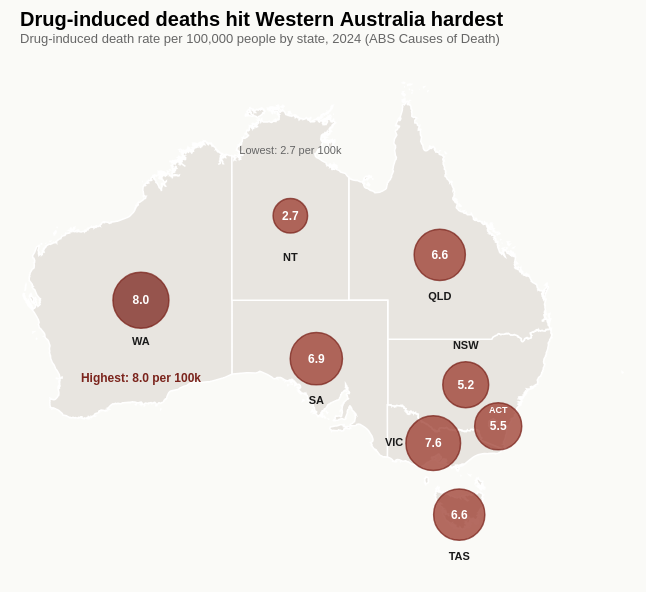

Vega-Lite specification stored for this chart:
### Vega-Lite specification from a JSON file in a GitHub repository (floating-point values rounded to 4 significant figures; data arrays with more than 128 entries replaced by an {"elided": "..."} marker saying what was removed)
{"$schema": "https://vega.github.io/schema/vega-lite/v5.json", "title": {"text": "Drug-induced deaths hit Western Australia hardest", "subtitle": "Drug-induced death rate per 100,000 people by state, 2024 (ABS Causes of Death)", "anchor": "start", "fontSize": 20, "subtitleFontSize": 13, "subtitleColor": "#666", "offset": 20}, "config": {"view": {"stroke": null}, "font": "sans-serif"}, "background": "#FAFAF7", "padding": {"left": 20, "right": 20, "top": 10, "bottom": 30}, "width": 600, "height": 480, "projection": {"type": "identity", "reflectY": true}, "layer": [{"data": {"values": {"type": "FeatureCollection", "features": [{"type": "Feature", "id": 0, "properties": {"STATE_CODE": "1", "STATE_NAME": "New South Wales"}, "geometry": {"type": "MultiPolygon", "coordinates": {"elided": "9 rows, 1778 float values in total"}}}, {"type": "Feature", "id": 1, "properties": {"STATE_CODE": "2", "STATE_NAME": "Victoria"}, "geometry": {"type": "MultiPolygon", "coordinates": {"elided": "22 rows, 1194 float values in total"}}}, {"type": "Feature", "id": 2, "properties": {"STATE_CODE": "3", "STATE_NAME": "Queensland"}, "geometry": {"type": "MultiPolygon", "coordinates": {"elided": "234 rows, 3880 float values in total"}}}, {"type": "Feature", "id": 3, "properties": {"STATE_CODE": "4", "STATE_NAME": "South Australia"}, "geometry": {"type": "MultiPolygon", "coordinates": {"elided": "35 rows, 1312 float values in total"}}}, {"type": "Feature", "id": 4, "properties": {"STATE_CODE": "5", "STATE_NAME": "Western Australia"}, "geometry": {"type": "MultiPolygon", "coordinates": {"elided": "333 rows, 5922 float values in total"}}}, {"type": "Feature", "id": 5, "properties": {"STATE_CODE": "6", "STATE_NAME": "Tasmania"}, "geometry": {"type": "MultiPolygon", "coordinates": {"elided": "61 rows, 2234 float values in total"}}}, {"type": "Feature", "id": 6, "properties": {"STATE_CODE": "7", "STATE_NAME": "Northern Territory"}, "geometry": {"type": "MultiPolygon", "coordinates": {"elided": "115 rows, 3294 float values in total"}}}, {"type": "Feature", "id": 7, "properties": {"STATE_CODE": "8", "STATE_NAME": "Australian Capital Territory"}, "geometry": {"type": "Polygon", "coordinates": [[[149.4, -35.32], [149.4, -35.35], [149.2, -35.35], [149.1, -35.41], [149.1, -35.55], [149.1, -35.59], [149.1, -35.58], [149.1, -35.59], [149.1, -35.68], [149.1, -35.7], [149.1, -35.82], [149.1, -35.85], [149.1, -35.87], [149.0, -35.92], [149.0, -35.9], [148.9, -35.85], [148.9, -35.75], [148.9, -35.72], [148.9, -35.72], [148.9, -35.76], [148.8, -35.72], [148.8, -35.7], [148.8, -35.53], [148.8, -35.5], [148.8, -35.31], [149.1, -35.12], [149.2, -35.21], [149.2, -35.23], [149.2, -35.22], [149.2, -35.22], [149.3, -35.26], [149.3, -35.27], [149.4, -35.32]], [[149.2, -35.3], [149.1, -35.3], [149.1, -35.3], [149.2, -35.3]]]}}]}, "format": {"property": "features"}}, "mark": {"type": "geoshape", "fill": "#E8E5E0", "stroke": "white", "strokeWidth": 1.5}}, {"data": {"values": [{"state_code": "WA", "deaths": 239, "rate": 8.0, "lon": 122.0, "lat": -26.0}, {"state_code": "VIC", "deaths": 523, "rate": 7.6, "lon": 144.5, "lat": -37.0}, {"state_code": "SA", "deaths": 132, "rate": 6.9, "lon": 135.5, "lat": -30.5}, {"state_code": "QLD", "deaths": 372, "rate": 6.6, "lon": 145.0, "lat": -22.5}, {"state_code": "TAS", "deaths": 38, "rate": 6.6, "lon": 146.5, "lat": -42.5}, {"state_code": "ACT", "deaths": 26, "rate": 5.5, "lon": 149.5, "lat": -35.7}, {"state_code": "NSW", "deaths": 444, "rate": 5.2, "lon": 147.0, "lat": -32.5}, {"state_code": "NT", "deaths": 7, "rate": 2.7, "lon": 133.5, "lat": -19.5}]}, "mark": {"type": "circle", "opacity": 0.75, "stroke": "#7B241C", "strokeWidth": 1.5}, "encoding": {"longitude": {"field": "lon", "type": "quantitative"}, "latitude": {"field": "lat", "type": "quantitative"}, "size": {"field": "rate", "type": "quantitative", "scale": {"range": [200, 3500], "domain": [0, 9]}, "legend": null}, "color": {"condition": [{"test": "datum.state_code == 'WA'", "value": "#7B241C"}], "value": "#9B3A2C"}}}, {"data": {"values": [{"state_code": "WA", "deaths": 239, "rate": 8.0, "lon": 122.0, "lat": -26.0}, {"state_code": "VIC", "deaths": 523, "rate": 7.6, "lon": 144.5, "lat": -37.0}, {"state_code": "SA", "deaths": 132, "rate": 6.9, "lon": 135.5, "lat": -30.5}, {"state_code": "QLD", "deaths": 372, "rate": 6.6, "lon": 145.0, "lat": -22.5}, {"state_code": "TAS", "deaths": 38, "rate": 6.6, "lon": 146.5, "lat": -42.5}, {"state_code": "ACT", "deaths": 26, "rate": 5.5, "lon": 149.5, "lat": -35.7}, {"state_code": "NSW", "deaths": 444, "rate": 5.2, "lon": 147.0, "lat": -32.5}, {"state_code": "NT", "deaths": 7, "rate": 2.7, "lon": 133.5, "lat": -19.5}]}, "mark": {"type": "text", "fontSize": 12, "fontWeight": 600, "color": "white", "dy": 0, "baseline": "middle"}, "encoding": {"longitude": {"field": "lon", "type": "quantitative"}, "latitude": {"field": "lat", "type": "quantitative"}, "text": {"field": "rate", "format": ".1f"}}}, {"data": {"values": [{"state_code": "WA", "deaths": 239, "rate": 8.0, "lon": 122.0, "lat": -26.0}, {"state_code": "NT", "deaths": 7, "rate": 2.7, "lon": 133.5, "lat": -19.5}, {"state_code": "QLD", "deaths": 372, "rate": 6.6, "lon": 145.0, "lat": -22.5}, {"state_code": "SA", "deaths": 132, "rate": 6.9, "lon": 135.5, "lat": -30.5}, {"state_code": "TAS", "deaths": 38, "rate": 6.6, "lon": 146.5, "lat": -42.5}]}, "mark": {"type": "text", "fontSize": 11, "fontWeight": 700, "color": "#1A1A1A", "dy": 36, "baseline": "top"}, "encoding": {"longitude": {"field": "lon", "type": "quantitative"}, "latitude": {"field": "lat", "type": "quantitative"}, "text": {"field": "state_code"}}}, {"data": {"values": [{"state_code": "NSW", "deaths": 444, "rate": 5.2, "lon": 147.0, "lat": -32.5}]}, "mark": {"type": "text", "fontSize": 11, "fontWeight": 700, "color": "#1A1A1A", "dy": -34, "baseline": "bottom"}, "encoding": {"longitude": {"field": "lon", "type": "quantitative"}, "latitude": {"field": "lat", "type": "quantitative"}, "text": {"field": "state_code"}}}, {"data": {"values": [{"state_code": "VIC", "deaths": 523, "rate": 7.6, "lon": 144.5, "lat": -37.0}]}, "mark": {"type": "text", "fontSize": 11, "fontWeight": 700, "color": "#1A1A1A", "dx": -30, "align": "right", "baseline": "middle"}, "encoding": {"longitude": {"field": "lon", "type": "quantitative"}, "latitude": {"field": "lat", "type": "quantitative"}, "text": {"field": "state_code"}}}, {"data": {"values": [{"state_code": "ACT", "deaths": 26, "rate": 5.5, "lon": 149.5, "lat": -35.7}]}, "mark": {"type": "text", "fontSize": 9, "fontWeight": 700, "color": "white", "dy": -11, "baseline": "bottom"}, "encoding": {"longitude": {"field": "lon", "type": "quantitative"}, "latitude": {"field": "lat", "type": "quantitative"}, "text": {"field": "state_code"}}}, {"data": {"values": [{"lon": 122.0, "lat": -32.0, "text": "Highest: 8.0 per 100k"}]}, "mark": {"type": "text", "fontSize": 12, "fontWeight": 600, "color": "#7B241C", "align": "center"}, "encoding": {"longitude": {"field": "lon", "type": "quantitative"}, "latitude": {"field": "lat", "type": "quantitative"}, "text": {"field": "text"}}}, {"data": {"values": [{"lon": 133.5, "lat": -14.5, "text": "Lowest: 2.7 per 100k"}]}, "mark": {"type": "text", "fontSize": 11, "color": "#666", "align": "center"}, "encoding": {"longitude": {"field": "lon", "type": "quantitative"}, "latitude": {"field": "lat", "type": "quantitative"}, "text": {"field": "text"}}}]}
